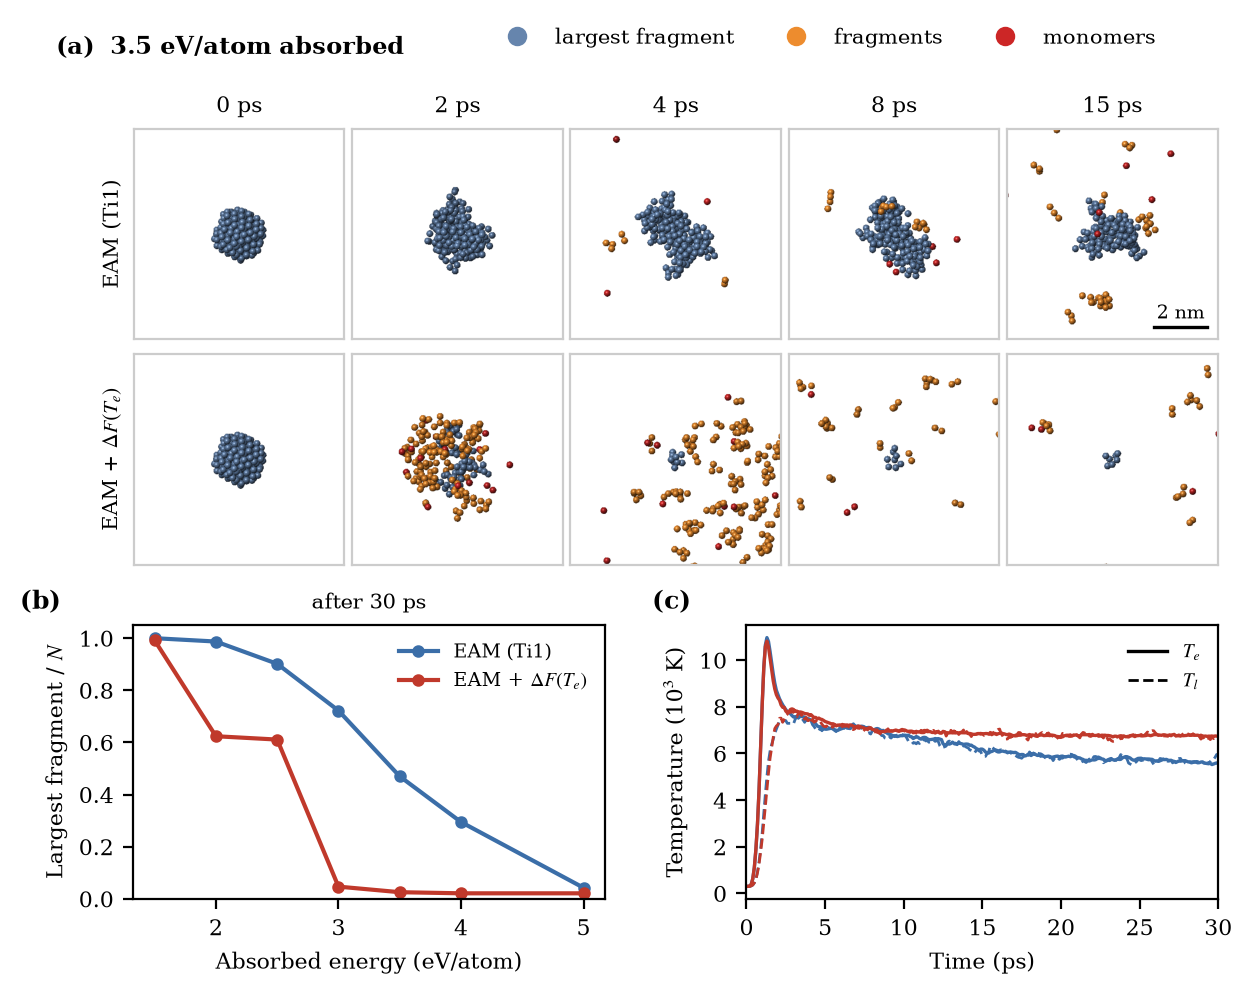

This figure's Python source:
"""Nanoparticle figure: (a) snapshots EAM vs EAM+dF(Te); (b) largest fragment vs absorbed energy; (c) Te, Tl.
usage: python3 fig_np_compare.py [E_abs for snapshots, default 3.5]"""
import sys, os, numpy as np
def rd(f): return np.genfromtxt(f, delimiter=',', names=True)
def smooth(y, n=5): k = np.ones(n); return np.convolve(y, k, mode='same') / np.convolve(np.ones_like(y), k, mode='same')
import matplotlib; matplotlib.use('Agg'); import matplotlib.pyplot as plt
from matplotlib.lines import Line2D
from scipy.spatial import cKDTree
from scipy.sparse.csgraph import connected_components
from scipy.sparse import coo_matrix
from atomrender import render
plt.rcParams.update({'font.size': 8, 'font.family': 'serif', 'mathtext.fontset': 'stix'})
ESNAP = float(sys.argv[1]) if len(sys.argv) > 1 else 3.5
POTS = [('eam', 'EAM (Ti1)'), ('eamte', r'EAM + $\Delta F(T_e)$')]
COL = {'eam': '#3b6ea8', 'eamte': '#c0392b'}
ENERGIES = [1.5, 2, 2.5, 3, 3.5, 4, 5]
TIMES = [0, 2, 4, 8, 15]
C_BIG, C_FRAG, C_MONO = (0.40, 0.52, 0.68), (0.93, 0.55, 0.18), (0.80, 0.15, 0.15)
run = lambda p, e: f'{p}_d2_e{e:g}'
def colours(x):
    pr = cKDTree(x).query_pairs(3.6, output_type='ndarray'); n = len(x)
    nc, lab = connected_components(coo_matrix((np.ones(len(pr)), (pr[:, 0], pr[:, 1])), shape=(n, n)), directed=False)
    sz = np.bincount(lab); big = sz.argmax(); s = sz[lab]
    c = np.tile(C_FRAG, (n, 1)); c[lab == big] = C_BIG; c[s == 1] = C_MONO
    return c, x[lab == big].mean(0)
fig = plt.figure(figsize=(7.0, 5.0))
gs = fig.add_gridspec(4, len(TIMES), height_ratios=[1, 1, 0.15, 1.3], hspace=0.08, wspace=0.03)
for r, (p, lab) in enumerate(POTS):
    for c, t in enumerate(TIMES):
        ax = fig.add_subplot(gs[r, c]); ax.set_xticks([]); ax.set_yticks([])
        f = f'{run(p, ESNAP)}/snap_{t:06.2f}ps.dump'
        if os.path.exists(f):
            x = np.loadtxt(f, skiprows=9)[:, 1:4]; col, com = colours(x)
            ax.imshow(render(x - com, col, fov=40, size=420))
        for s in ax.spines.values(): s.set_color('0.8')
        if r == 0: ax.set_title(f'{t} ps', fontsize=8)
        if c == 0: ax.set_ylabel(lab, fontsize=7.5)
fig.text(0.07, 0.955, f'(a)  {ESNAP:g} eV/atom absorbed', fontsize=8.5, fontweight='bold')
ax0 = fig.axes[len(TIMES) - 1]
ax0.plot([0.70, 0.95], [0.06, 0.06], color='k', lw=1.2, transform=ax0.transAxes)
ax0.text(0.825, 0.10, '2 nm', transform=ax0.transAxes, ha='center', fontsize=7)
fig.legend([Line2D([], [], marker='o', ls='', color=cc, ms=6) for cc in (C_BIG, C_FRAG, C_MONO)],
           ['largest fragment', 'fragments', 'monomers'], loc='upper center', ncol=3, frameon=False,
           bbox_to_anchor=(0.62, 1.0), fontsize=7.5)
sub = gs[3, :].subgridspec(1, 2, wspace=0.3)
axb, axc = fig.add_subplot(sub[0]), fig.add_subplot(sub[1])
for p, lab in POTS:
    E, frac = [], []
    for e in ENERGIES:
        f = f'{run(p, e)}/ttm.csv'
        if os.path.exists(f):
            d = rd(f); E.append(e); frac.append(d['largest'][-1] / d['largest'][0])
    axb.plot(E, frac, 'o-', ms=3.5, color=COL[p], label=lab)
    f = f'{run(p, ESNAP)}/ttm.csv'
    if os.path.exists(f):
        d = rd(f)
        axc.plot(d['t_ps'], d['Te_K'] / 1e3, '-', color=COL[p], lw=1.2)
        axc.plot(d['t_ps'], smooth(d['Tl_K']) / 1e3, '--', color=COL[p], lw=1.0)
axb.set_xlabel('Absorbed energy (eV/atom)'); axb.set_title('after 30 ps', fontsize=7.5); axb.set_ylabel('Largest fragment / $N$'); axb.set_ylim(0, 1.05)
axb.legend(frameon=False, fontsize=7); axb.text(-0.24, 1.06, '(b)', transform=axb.transAxes, fontsize=9, fontweight='bold')
axc.plot([], [], 'k-', lw=1.2, label='$T_e$'); axc.plot([], [], 'k--', lw=1.0, label='$T_l$'); axc.legend(frameon=False, fontsize=7)
axc.set_xlim(0, 30); axc.set_xlabel('Time (ps)'); axc.set_ylabel('Temperature (10$^3$ K)')
axc.text(-0.20, 1.06, '(c)', transform=axc.transAxes, fontsize=9, fontweight='bold')
fig.savefig('fig_np_compare.pdf', bbox_inches='tight', dpi=300); fig.savefig('fig_np_compare.png', bbox_inches='tight', dpi=200)
print('wrote fig_np_compare.pdf / .png')
